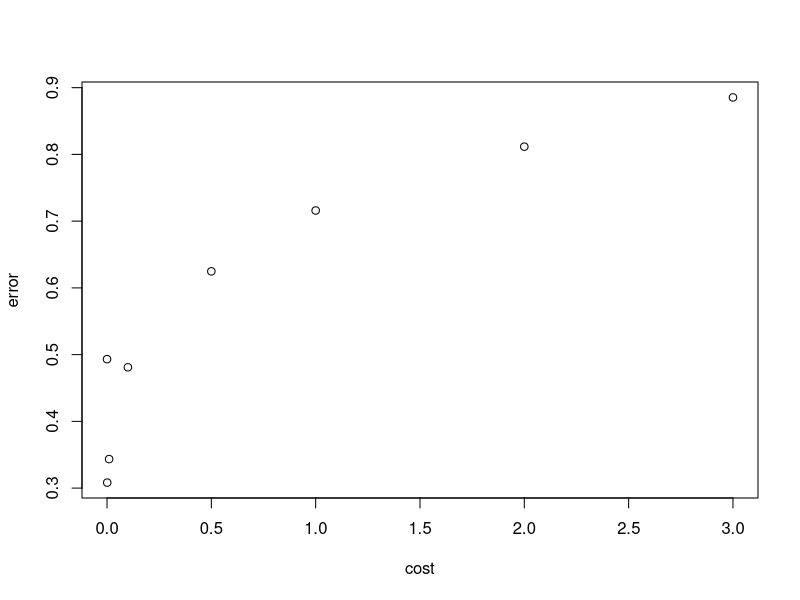
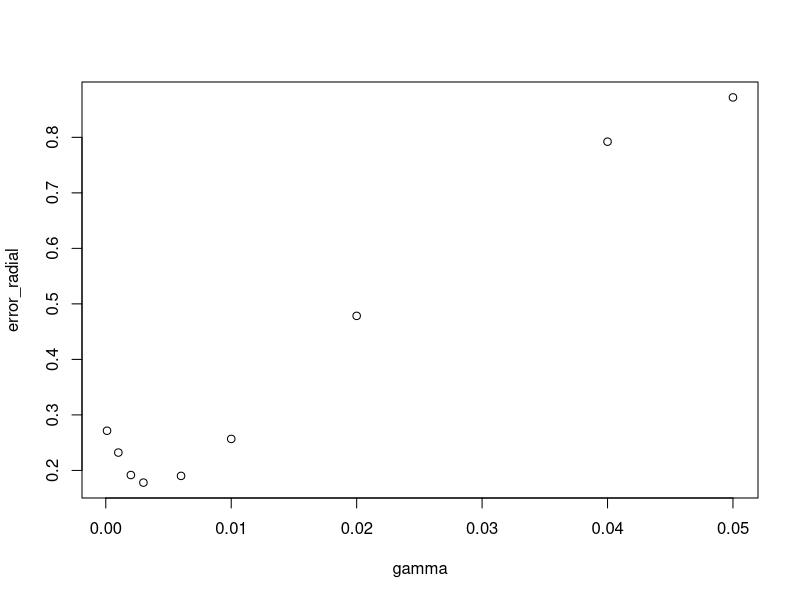
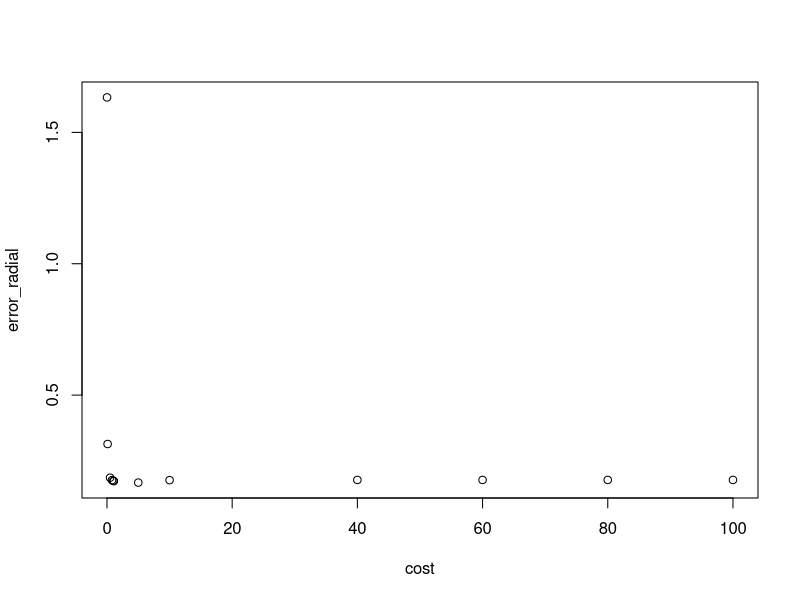

The R script that drew these images, in order:
install.packages("e1071")
.packages(all.available = TRUE)

library(e1071)


ups <- read.table('uspsdata.txt',header = FALSE,col.names = c(1:256))
y <- read.table('uspscl.txt',header = FALSE,col.names = "lable")

#set training data and test data
random<-sample(1:200,40)
testdat<-ups[random,]
testy<-y[random,]
traindat<-ups[-random,]
trainy<-y[-random,]

#linear model

tune.linear<-tune(svm, traindat,trainy, kernel='linear', ranges = 
                    list(cost=c( 0.0001,0.001,0.01,0.1,0.5,1,2,3)),scale = T)
performance<-tune.linear$performances
error<- performance[,2]
cost<- performance[,1]
#graph it
plot(cost,error)
#get the best parameter
min_error<- min(error)
#using test data
svm_linear <- svm(traindat,trainy,kernel='linear',cost=min_error, scale=T)
pre<-predict(svm_linear,testdat)
#calculate the misclassify rate
count<-0
for (i in 1:40){
  if(pre[i]*testy[i]>0){
    count<-count +1}
}
misclassification_rate<-(40-count)/40

#non-linear model

#fixed cost, train gamma
tune.radial<-tune(svm,traindat,trainy, kernel='radial', ranges = 
                 list(cost=c(100),gamma=c(0.0001,0.001,0.002,0.003,0.006,0.01,0.02,0.04,0.05)),scale = T)
performance_radial<-tune.radial$performances
error_radial<- performance_radial[,3]
gamma<- performance_radial[,2]
#graph it
plot(gamma,error_radial)
#we find that gamma=0.003 is the best

#fixed gamma train cost
tune.radial<-tune(svm,traindat,trainy, kernel='radial', ranges = 
                    list(cost=c(0.01,0.1,0.5,0.8,1,1.1,5,10,40,60,80,100),gamma=c(0.003)),scale = T)
performance_radial<-tune.radial$performances
error_radial<- performance_radial[,3]
cost<- performance_radial[,1]
performance_radial
#graph it
plot(cost,error_radial)
# we find that cost=1 is the best

#using test data,with cost=1,gamma=0.003
svm_radial <- svm(traindat,trainy,kernel='radial',cost=1,gamma = 0.003, scale=T)
pre1<-predict(svm_radial,testdat)
#calculate the misclassify rate
count1<-0
for (i in 1:40){
  if(pre1[i]*testy[i]>0){
    count1<-count1 +1}
}
misclassification_rate1<-(40-count1)/40

